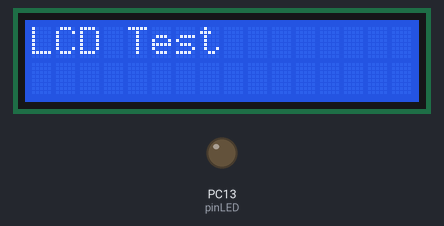
The sketch below on a simulated STM32 Blue Pill. Shown: 16×2 character LCD, output pins drawn as LEDs (lit = HIGH). What the sketch prints to the serial monitor is not drawn.

Above: at 0.6 s.
At 1.6 s:
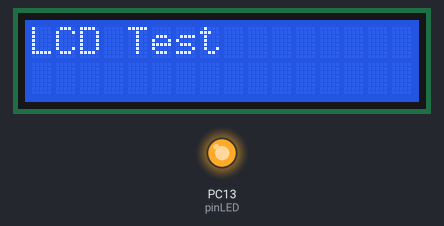

The sketch:

LCDTest.ino
```cpp
// (licence header left out)
// LED Pin
#define pinLED PC13

/* *******************************************************
/  Libraries
*/
#include <Wire.h>
#include "LiquidCrystal_I2C.h" // Needed for operating the LCD screen

/* *******************************************************
*/

/* *******************************************************
/  LCD
*/
// Set the LCD address to 0x27 for a 16 chars and 2 line display
LiquidCrystal_I2C lcd(0x27,16,2);
/* *******************************************************
*/

void setup() {            //This function gets called when the Arduino starts
  Serial.begin(9600);     //This code sets up the Serial port at 9600 baud rate

  pinMode(pinLED, OUTPUT); // Set LED pinMode

  delay(500);

  Serial.println("LCD Test");

  // Initialize the LCD and print a message
  lcd.init(); // start the LCD
  lcd.backlight(); // enable the backlight
  lcd.clear(); // Clear the screen from any character
  lcd.setCursor(0,0); // Start writing from position 0 row 0, so top left
  lcd.print("LCD Test");
  delay(1000);

}

/* *******************************************************
/  Loop, this code is constantly repeated
*/
void loop() {
  digitalWrite(pinLED, HIGH);
  delay(1000);
  digitalWrite(pinLED, LOW);
  Serial.println("LCD Test is running");
}
```
